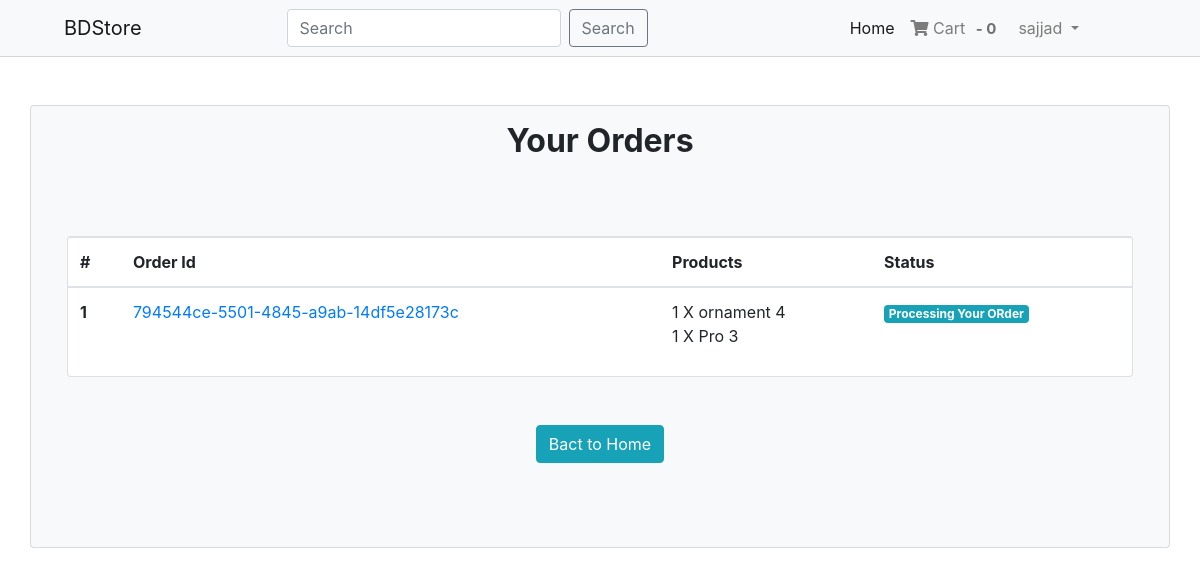
Page /payment/orders/ (signed in) on the committed database.
### Login/models.py (models this page shows, shortened)
class User(AbstractBaseUser,PermissionsMixin):
    email = models.EmailField(unique=True,null=False)
    is_staff = models.BooleanField(
        ugettext_lazy('staff status'),
        default=False,
        help_text=ugettext_lazy('Designates whether the user can log in this site'),
    )
    is_active= models.BooleanField(
        ugettext_lazy('active'),
        default=True,
        help_text=ugettext_lazy("Designates whether this user should be treated as active . Unselect this instead of deleting account ")
    )
    USERNAME_FIELD = 'email'
    objects = MyUserManager()
    def __str__(self):
        return self.email

class Profile(models.Model):
    user = models.OneToOneField(User,on_delete=models.CASCADE,related_name="profile")
    username = models.CharField(max_length=264,blank=True)
    full_name = models.CharField(max_length=264,blank=True)
    address_1 = models.TextField(max_length=512,blank=True)
    city = models.CharField(max_length=40,blank=True)
    zipcode = models.CharField(max_length=10,blank=True)
    country = models.CharField(max_length=56,blank=True)
    phone = models.CharField(max_length=20,blank=True)
    date_joined = models.DateTimeField(auto_now_add=True)

### Order/models.py (models this page shows, shortened)
class Order(models.Model):
    orders_item = models.ManyToManyField(Cart)
    user = models.ForeignKey(settings.AUTH_USER_MODEL,on_delete=models.CASCADE)
    ordered = models.BooleanField(default=False)
    created = models.DateTimeField(auto_now_add=True)
    paymentId = models.CharField(max_length=264,blank=True,null=True)
    orderId = models.CharField(max_length=264,blank=True,null=True)
    def __str__(self):
        return f'{self.user} \'s  order'

class Cart(models.Model):
    user = models.ForeignKey(settings.AUTH_USER_MODEL,on_delete=models.CASCADE,related_name='cart')
    item = models.ForeignKey(Product,on_delete=models.CASCADE,related_name='product')
    quantity = models.IntegerField(default=1)
    purchased = models.BooleanField(default=False)
    created = models.DateTimeField(auto_now_add=True)
    updated = models.DateTimeField(auto_now=True)
    def __str__(self):
        return f'{self.quantity} X {self.item}'

### Shop/models.py (models this page shows)
class Product(models.Model):
    category = models.ForeignKey(Category,on_delete=models.CASCADE,related_name='category')
    main_image = models.ImageField(upload_to='media/Products')
    name = models.CharField(max_length=86)
    preview_text = models.TextField(max_length=128,verbose_name='Preview Text')
    detail_text = models.TextField(max_length=1024,verbose_name="Description")
    price = models.FloatField()
    old_price = models.FloatField(default=0.00)
    created = models.DateTimeField(auto_now_add=True)
    def __str__(self):
        return self.name
    class Meta:
        ordering = ['-created']

### Payment/views.py (the view)
# urls.py: path('orders/',views.user_orders,name='orders'),
@login_required
def user_orders(request):
    try:
        orders = Order.objects.filter(user=request.user,ordered=True)
        print(orders)
        dict = {'orders':orders}
        if orders.exists():
            return render(request,'Payment/order.html',context=dict)
        else:
            messages.warning(request,"Yon don't have any active order now ! ")
            return redirect('Shop:home')
    except:
        messages.warning(request,"Error Some Thing ! ")
        return redirect('Shop:home')

### Order/templatetags/cart_counter.py (called while the page is built)
@register.filter
def cart_count(user):
    order = Order.objects.filter(user = user,ordered=False)
    if order.exists():
        return order[0].orders_item.count()
    else:
        return 0

### templates/Payment/order.html (shortened to what this page needs)
{% extends 'Base.html' %}
{% block body_block %}
<div class="shadow-none p-3 mb-5 bg-light rounded container  mt-5 card">
    <h2 class="text-center"><strong>Your Orders</strong></h2>
    <div class="card-body">
        <div class="row">
            <div class="col-md-12">
              <div class="card mt-5" style="height:auto">
                <div class="table-responsive">
                  <table class="table">
                    <thead>
                      <tr>
                        <th scope="col">#</th>
                        <th scope="col">Order Id</th>
                        <th scope="col">Products</th>
                        <center><th scope="col">Status</th></center>
                      </tr>
                    </thead>
                    <tbody>
                      {% for order in orders %}
                      <tr>
                        <th scope="row">{{ forloop.counter }}</th>
                        <td><a href="#">{{ order.orderId }}</a></td>
                        <td>
                          {% for item in order.orders_item.all %} {{item}} <br> {% endfor %}
                        </td>
                        <center><td><span class="badge badge-info">Processing Your ORder</span></td></center>
                      </tr>
                      {% endfor %}
                    </tbody>
                  </table>
                </div>
              </div>
            </div>
            <div class="col-md-12 my-5 text-center">
              <a href="{% url 'Shop:home' %}" class="btn btn-info">Bact to Home</a>
            </div>
          </div>
    </div>
  </div>
{% endblock body_block %}

### templates/navbar.html (shortened to what this page needs)
{% load cart_counter %}
<div class="sticky-top" style="border-bottom: 1px solid rgba(212, 214, 211, 0.959);">
  <nav class="navbar navbar-expand-lg navbar-light bg-light">
    <a class="navbar-brand mx-5" href="/">BDStore</a>
    <div class="collapse navbar-collapse" id="navbarSupportedContent">
      <form class="form-inline my-2 my-lg-0 m-auto">
        <input class="form-control mr-sm-2" type="search" placeholder="Search" aria-label="Search">
        <button class="btn btn-outline-secondary my-2 my-sm-0" type="submit">Search</button>
      </form>
      <ul class="navbar-nav m-auto">
        <li class="nav-item active">
          <a class="nav-link" href="{% url 'Shop:home' %}">Home <span class="sr-only">(current)</span></a>
        </li>
        {% if user.is_authenticated %}
        <li class="nav-item">
          <a class="nav-link" href="{% url 'Order:cart' %}">
            <i class="fa fa-shopping-cart"></i>
            Cart
            <span class="badge badge-light" style="font-size: 15px; color: rgb(112, 112, 112);" >- {{request.user|cart_count }} </span></a>
        </li>
        <li class="nav-item dropdown">
            <a class="nav-link dropdown-toggle" href="#" id="navbarDropdown" role="button" data-toggle="dropdown" aria-haspopup="true" aria-expanded="false">
              {% if user.profile.username %}
              {{user.profile.username}}
              {% else %}
              Profile
              {% endif %}
            </a>
          </li>
        {% else %}
        <li class="nav-item">
            <a class="nav-link" href="{% url 'Login:login' %}">Login</a>
        </li>
        {% endif %}
      </ul>
    </div>
  </nav>
</div>

### rows in the picture
User: user|cart_count "0", profile.username "sajjad"
Order: orderId "794544ce-5501-4845-a9ab-14df5e28173c"
Cart: quantity+item "1 X ornament 4"
Cart: quantity+item "1 X Pro 3"
